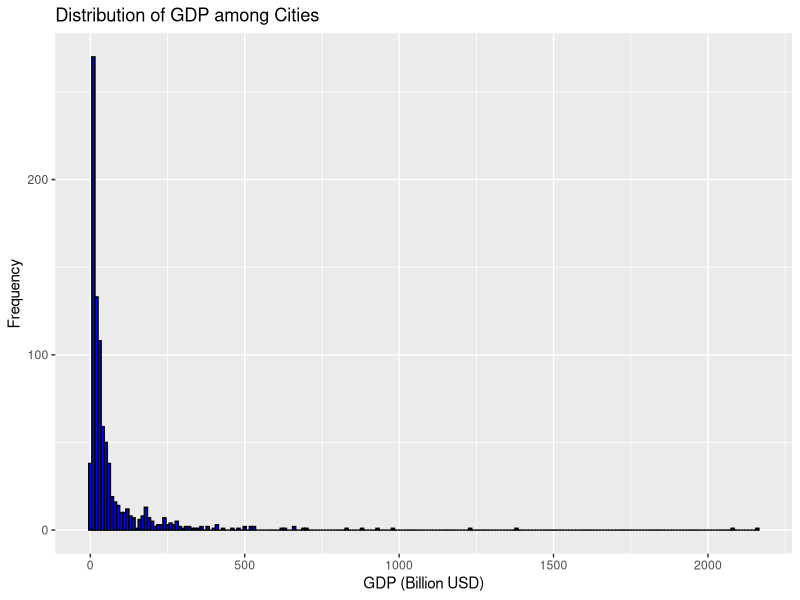
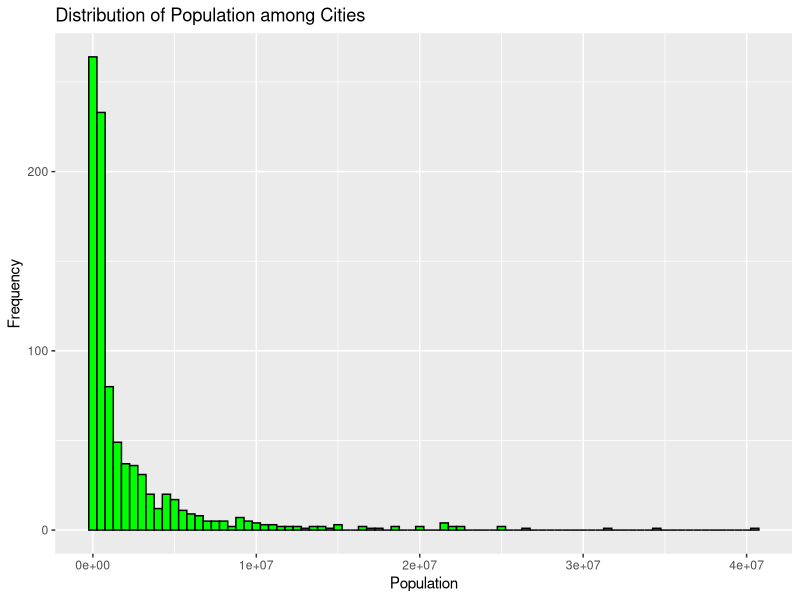
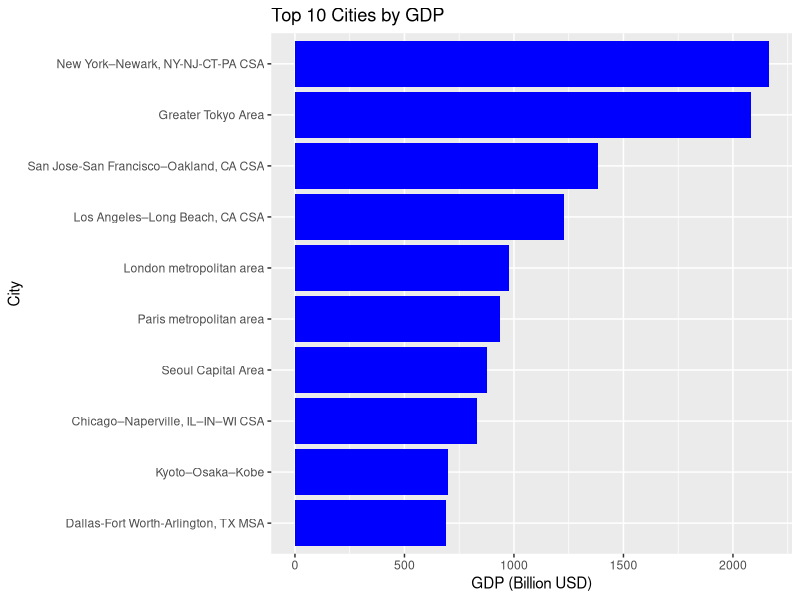
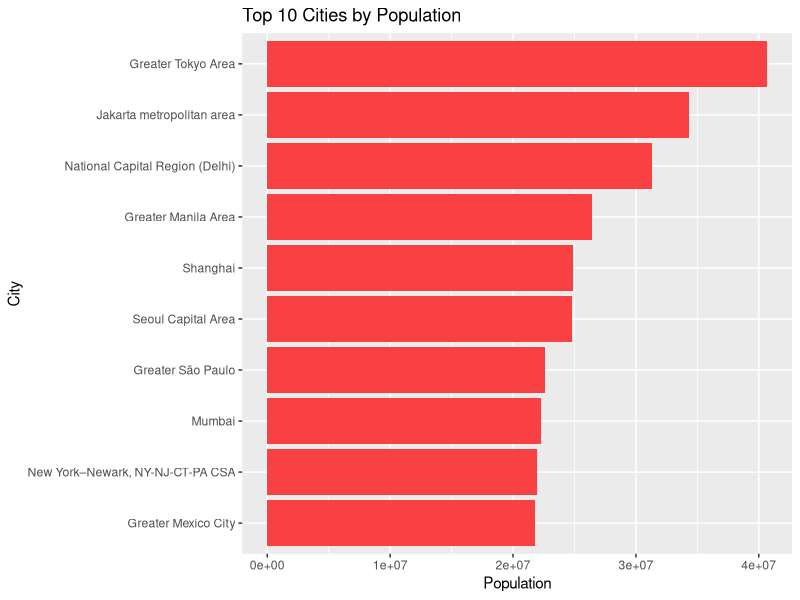
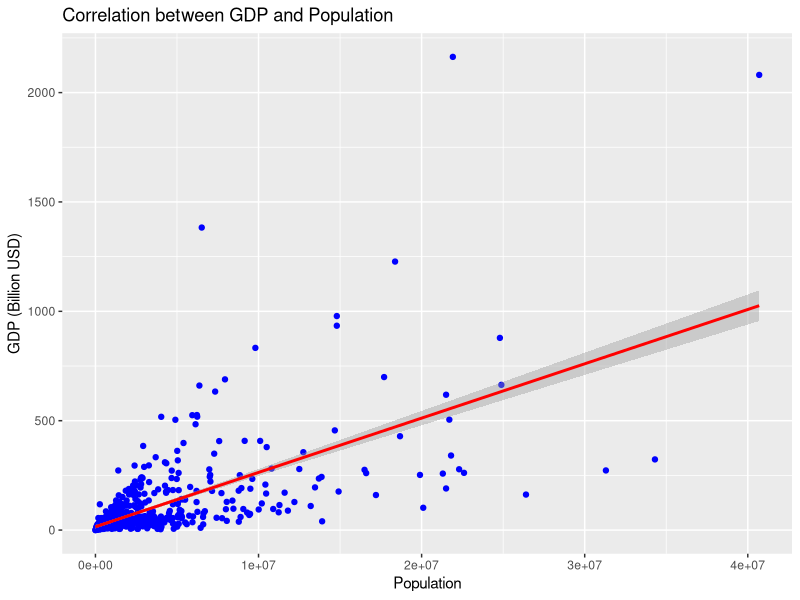
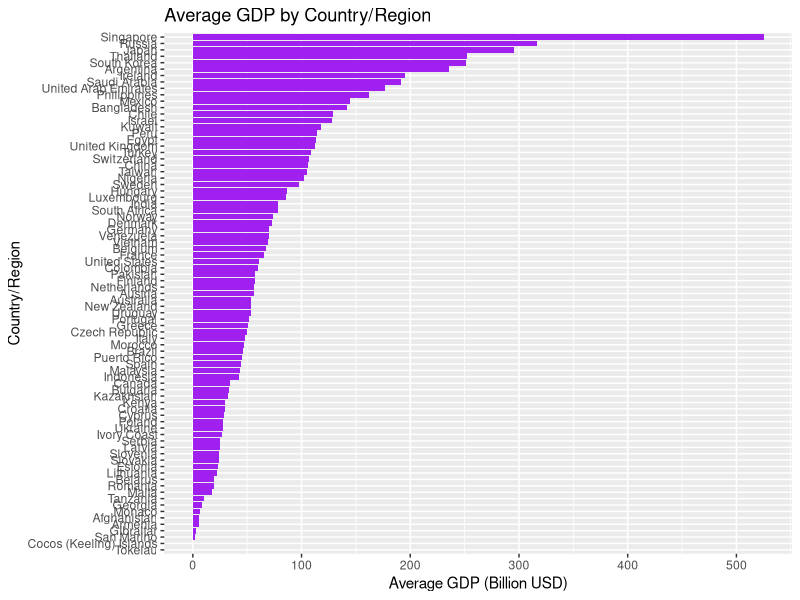
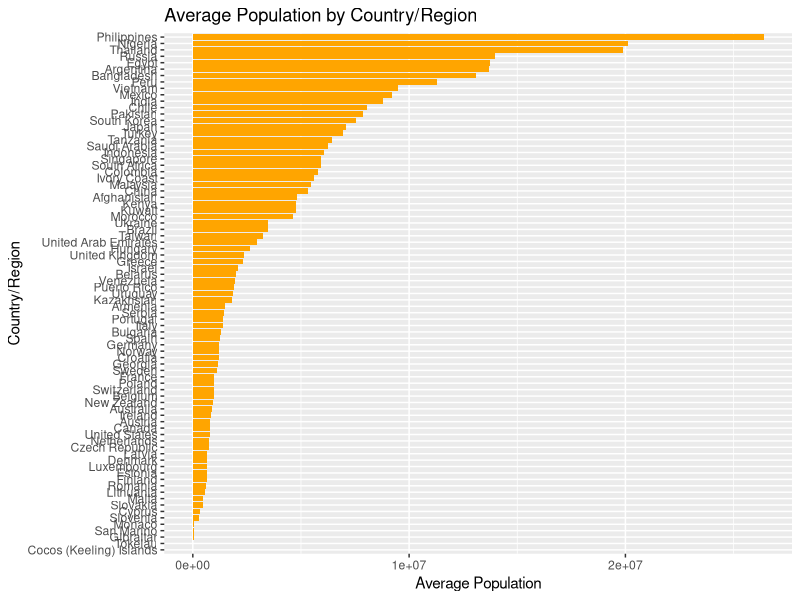
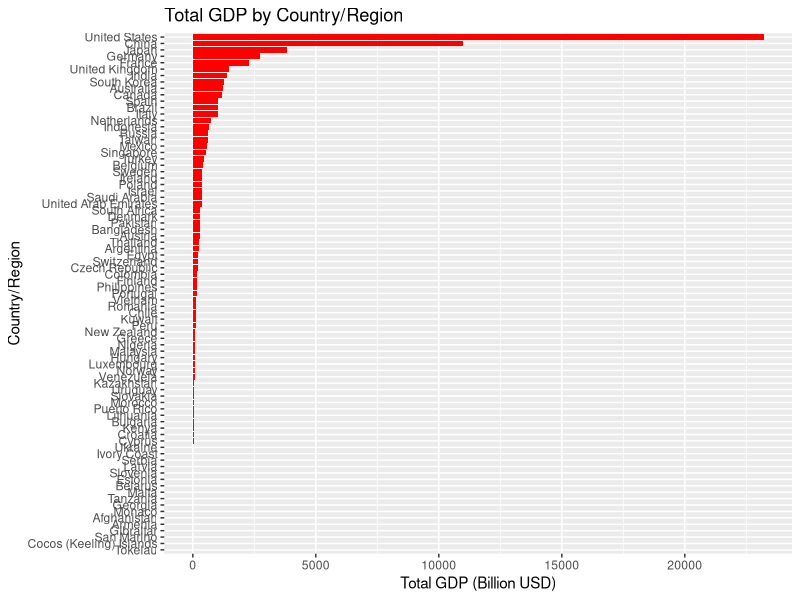

Generate these figures, in order, with R:
# Load necessary libraries
library(dplyr)
library(ggplot2)
library(tidyr)

# Set Directory
setwd('C:/Users/Jithin Jayachandran/Downloads/R')

# Load Data
df <- read.csv('cities_by_gdp.csv')
View(df)


#Exploring Data

# Display the structure of the dataframe
str(df)

# Display summary statistics
summary(df)

# Check for missing values
sum(is.na(df))

# Display the first few rows of the dataframe
head(df)


# Handling Data

# Convert columns to appropriate data types
df$Estimated_GDP_Billion_USD <- as.numeric(gsub(",", "", df$Estimated_GDP_Billion_USD))
df$Metropolitian_Population <- as.numeric(gsub(",", "", df$Metropolitian_Population))

# Adjust the column names to remove special characters and spaces for easier handling
names(df) <- gsub(" ", "_", names(df))
names(df) <- gsub("/", "", names(df))

# Verify the changes
str(df)

# name of columns
names(df)

# Analyzing the Data

# 1. Distribution of GDP among cities
ggplot(df, aes(x=Estimated_GDP_Billion_USD)) + 
  geom_histogram(binwidth=10, fill='blue', color='black') +
  labs(title="Distribution of GDP among Cities", x="GDP (Billion USD)", y="Frequency")

# 2. Distribution of populations among cities
ggplot(df, aes(x=Metropolitian_Population)) + 
  geom_histogram(binwidth=500000, fill='green', color='black') +
  labs(title="Distribution of Population among Cities", x="Population", y="Frequency")


# 3. Top 10 cities by GDP
top_10_gdp <- df %>% arrange(desc(Estimated_GDP_Billion_USD)) %>% head(10)
ggplot(top_10_gdp, aes(x=reorder(Metropolitian.Area.City, Estimated_GDP_Billion_USD), y=Estimated_GDP_Billion_USD)) + 
  geom_bar(stat='identity', fill='blue') +
  coord_flip() +
  labs(title="Top 10 Cities by GDP", x="City", y="GDP (Billion USD)")

# 4. Top 10 cities by population
top_10_population <- df %>% arrange(desc(Metropolitian_Population)) %>% head(10)
ggplot(top_10_population, aes(x=reorder(Metropolitian.Area.City, Metropolitian_Population), y=Metropolitian_Population)) + 
  geom_bar(stat='identity', fill='#f94144') +
  coord_flip() +
  labs(title="Top 10 Cities by Population", x="City", y="Population")


# 5. Correlation between GDP and population
ggplot(df, aes(x=Metropolitian_Population, y=Estimated_GDP_Billion_USD)) + 
  geom_point(color='blue') +
  geom_smooth(method='lm', color='red') +
  labs(title="Correlation between GDP and Population", x="Population", y="GDP (Billion USD)")
cor(df$Metropolitian_Population, df$Estimated_GDP_Billion_USD, use='complete.obs')


# 6. Average GDP by country/region
avg_gdp_country <- df %>% group_by(Country.Region) %>% summarize(avg_GDP = mean(Estimated_GDP_Billion_USD, na.rm=TRUE))
ggplot(avg_gdp_country, aes(x=reorder(Country.Region, avg_GDP), y=avg_GDP)) + 
  geom_bar(stat='identity', fill='purple') +
  coord_flip() +
  labs(title="Average GDP by Country/Region", x="Country/Region", y="Average GDP (Billion USD)")

# 7. Average population by country/region
avg_pop_country <- df %>% group_by(Country.Region) %>% summarize(avg_Population = mean(Metropolitian_Population, na.rm=TRUE))
ggplot(avg_pop_country, aes(x=reorder(Country.Region, avg_Population), y=avg_Population)) + 
  geom_bar(stat='identity', fill='orange') +
  coord_flip() +
  labs(title="Average Population by Country/Region", x="Country/Region", y="Average Population")

# 8. Total GDP by country/region
total_gdp_country <- df %>% group_by(Country.Region) %>% summarize(total_GDP = sum(Estimated_GDP_Billion_USD, na.rm=TRUE))
ggplot(total_gdp_country, aes(x=reorder(Country.Region, total_GDP), y=total_GDP)) + 
  geom_bar(stat='identity', fill='red') +
  coord_flip() +
  labs(title="Total GDP by Country/Region", x="Country/Region", y="Total GDP (Billion USD)")

# 9. Total population by country/region
total_population_country <- df %>% group_by(Country.Region) %>% summarize(total_Population = sum(Metropolitian_Population, na.rm=TRUE))
ggplot(total_population_country, aes(x=reorder(Country.Region, total_Population), y=total_Population)) + 
  geom_bar(stat='identity', fill='#952748') +
  coord_flip() +
  labs(title="Total Population by Country/Region", x="Country/Region", y="Total Population")


# 10. Median GDP by country/region
median_gdp_country <- df %>% group_by(Country.Region) %>% summarize(median_GDP = median(Estimated_GDP_Billion_USD, na.rm=TRUE))
ggplot(median_gdp_country, aes(x=reorder(Country.Region, median_GDP), y=median_GDP)) + 
  geom_bar(stat='identity', fill='brown') +
  coord_flip() +
  labs(title="Median GDP by Country/Region", x="Country/Region", y="Median GDP (Billion USD)")

# 11. Median population by country/region
median_population_country <- df %>% group_by(Country.Region) %>% summarize(median_Population = median(Metropolitian_Population, na.rm=TRUE))
ggplot(median_population_country, aes(x=reorder(Country.Region, median_Population), y=median_Population)) + 
  geom_bar(stat='identity', fill='pink') +
  coord_flip() +
  labs(title="Median Population by Country/Region", x="Country/Region", y="Median Population")

# 12. Distribution of GDP by country/region
ggplot(df, aes(x=Estimated_GDP_Billion_USD, fill=Country.Region)) + 
  geom_density(alpha=0.5) +
  labs(title="Distribution of GDP by Country/Region", x="GDP (Billion USD)", y="Density")

# 13. Distribution of population by country/region
ggplot(df, aes(x=Metropolitian_Population, fill=Country.Region)) + 
  geom_density(alpha=0.5) +
  labs(title="Distribution of Population by Country/Region", x="Population", y="Density")

# 14. Cities with GDP greater than a specific threshold (e.g., 100 billion USD)
threshold <- 100
high_gdp_cities <- df %>% filter(Estimated_GDP_Billion_USD > threshold)
ggplot(high_gdp_cities, aes(x=reorder(Metropolitian.Area.City, Estimated_GDP_Billion_USD), y=Estimated_GDP_Billion_USD)) + 
  geom_bar(stat='identity', fill='cyan') +
  coord_flip() +
  labs(title=paste("Cities with GDP Greater Than", threshold, "Billion USD"), x="City", y="GDP (Billion USD)")

# 15. Cities with population greater than a specific threshold (e.g., 5 million)
population_threshold <- 5000000
high_population_cities <- df %>% filter(Metropolitian_Population > population_threshold)
ggplot(high_population_cities, aes(x=reorder(Metropolitian.Area.City, Metropolitian_Population), y=Metropolitian_Population)) + 
  geom_bar(stat='identity', fill='magenta') +
  coord_flip() +
  labs(title=paste("Cities with Population Greater Than", population_threshold), x="City", y="Population")

#Thankyou








